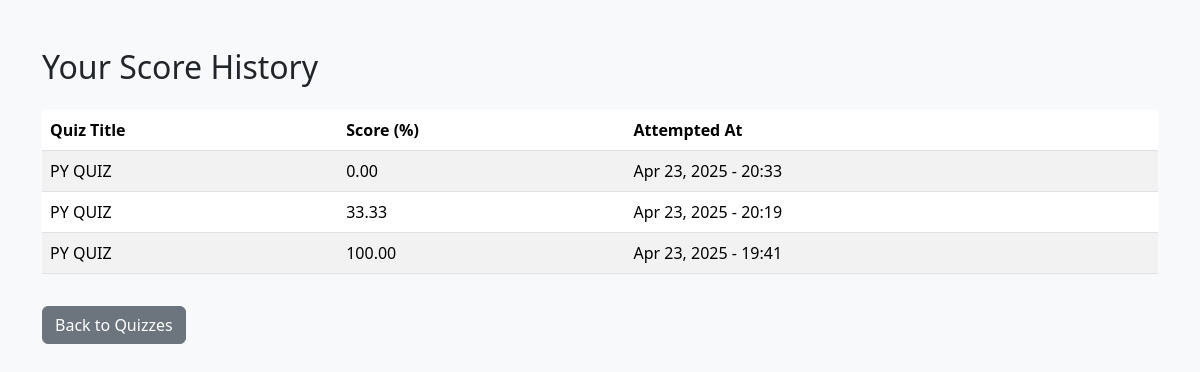
Page /history/ (signed in) on the committed database.
### quizzes/models.py (models this page shows, shortened)
class StudentQuizResult(models.Model):
    student = models.ForeignKey(User, on_delete=models.CASCADE)
    quiz = models.ForeignKey(Quiz, on_delete=models.CASCADE)
    score = models.FloatField()
    taken_at = models.DateTimeField(auto_now_add=True)

class Quiz(models.Model):
    title = models.CharField(max_length=200)
    created_by = models.ForeignKey(User, on_delete=models.CASCADE)
    created_at = models.DateTimeField(auto_now_add=True)

### quizzes/views.py (the view)
# urls.py: path('history/', views.score_history, name='score_history'),
@login_required
def score_history(request):
    results = StudentQuizResult.objects.filter(student=request.user).order_by('-taken_at')
    return render(request, 'quizzes/score_history.html', {'results': results})

### quizzes/templates/quizzes/score_history.html (shortened to what this page needs)
<!DOCTYPE html>
<html lang="en">
<head>
    <link href="https://cdn.jsdelivr.net/npm/bootstrap@5.3.2/dist/css/bootstrap.min.css" rel="stylesheet">
</head>
<body class="bg-light">
<div class="container mt-5">
    <h2>Your Score History</h2>
    {% if results %}
        <table class="table table-striped mt-4">
            <thead>
                <tr>
                    <th>Quiz Title</th>
                    <th>Score (%)</th>
                    <th>Attempted At</th>
                </tr>
            </thead>
            <tbody>
                {% for result in results %}
                    <tr>
                        <td>{{ result.quiz.title }}</td>
                        <td>{{ result.score|floatformat:2 }}</td>
                        <td>{{ result.taken_at|date:"M d, Y - H:i" }}</td>
                    </tr>
                {% endfor %}
            </tbody>
        </table>
    {% else %}
        <p class="text-muted mt-4">No quiz attempts yet.</p>
    {% endif %}
    <a href="/" class="btn btn-secondary mt-3">Back to Quizzes</a>
</div>
</body>
</html>

### rows in the picture
StudentQuizResult: quiz "PY QUIZ", score "0.00", taken_at "Apr 23, 2025 - 20:33"
StudentQuizResult: quiz "PY QUIZ", score "33.33", taken_at "Apr 23, 2025 - 20:19"
StudentQuizResult: quiz "PY QUIZ", score "100.00", taken_at "Apr 23, 2025 - 19:41"
